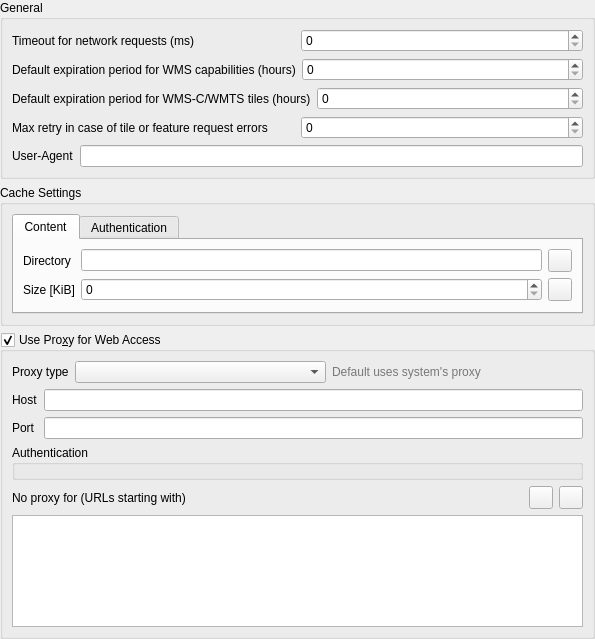
             <widget class="QWidget" name="mOptionsScrollAreaContents_10">
              <property name="geometry">
               <rect>
                <x>0</x>
                <y>0</y>
                <width>595</width>
                <height>639</height>
               </rect>
              </property>
              <layout class="QVBoxLayout" name="verticalLayout_33">
               <property name="leftMargin">
                <number>0</number>
               </property>
               <property name="topMargin">
                <number>0</number>
               </property>
               <property name="rightMargin">
                <number>0</number>
               </property>
               <property name="bottomMargin">
                <number>0</number>
               </property>
               <item>
                <widget class="QGroupBox" name="groupBox_20">
                 <property name="title">
                  <string>General</string>
                 </property>
                 <layout class="QVBoxLayout" name="verticalLayout_34">
                  <item>
                   <layout class="QHBoxLayout" name="horizontalLayout_11">
                    <item>
                     <widget class="QLabel" name="mNetworkTimeoutLabel">
                      <property name="text">
                       <string>Timeout for network requests (ms)</string>
                      </property>
                     </widget>
                    </item>
                    <item>
                     <widget class="QgsSpinBox" name="mNetworkTimeoutSpinBox">
                      <property name="maximum">
                       <number>100000000</number>
                      </property>
                     </widget>
                    </item>
                   </layout>
                  </item>
                  <item>
                   <layout class="QHBoxLayout" name="horizontalLayout_40">
                    <item>
                     <widget class="QLabel" name="label_45">
                      <property name="text">
                       <string>Default expiration period for WMS capabilities (hours)</string>
                      </property>
                     </widget>
                    </item>
                    <item>
                     <widget class="QgsSpinBox" name="mDefaultCapabilitiesExpirySpinBox">
                      <property name="maximum">
                       <number>100000000</number>
                      </property>
                     </widget>
                    </item>
                   </layout>
                  </item>
                  <item>
                   <layout class="QHBoxLayout" name="horizontalLayout_17">
                    <item>
                     <widget class="QLabel" name="label_32">
                      <property name="text">
                       <string>Default expiration period for WMS-C/WMTS tiles (hours)</string>
                      </property>
                     </widget>
                    </item>
                    <item>
                     <widget class="QgsSpinBox" name="mDefaultTileExpirySpinBox">
                      <property name="maximum">
                       <number>100000000</number>
                      </property>
                     </widget>
                    </item>
                   </layout>
                  </item>
                  <item>
                   <layout class="QHBoxLayout" name="horizontalLayout_33">
                    <item>
                     <widget class="QLabel" name="label_57">
                      <property name="text">
                       <string>Max retry in case of tile or feature request errors</string>
                      </property>
                     </widget>
                    </item>
                    <item>
                     <widget class="QgsSpinBox" name="mDefaultTileMaxRetrySpinBox">
                      <property name="maximum">
                       <number>100000000</number>
                      </property>
                     </widget>
                    </item>
                   </layout>
                  </item>
                  <item>
                   <layout class="QHBoxLayout" name="horizontalLayout_35">
                    <item>
                     <widget class="QLabel" name="lblUserAgent">
                      <property name="text">
                       <string>User-Agent</string>
                      </property>
                     </widget>
                    </item>
                    <item>
                     <widget class="QLineEdit" name="leUserAgent"/>
                    </item>
                   </layout>
                  </item>
                 </layout>
                </widget>
               </item>
               <item>
                <widget class="QGroupBox" name="grpCache">
                 <property name="title">
                  <string>Cache Settings</string>
                 </property>
                 <layout class="QVBoxLayout" name="verticalLayout_19">
                  <item>
                   <widget class="QTabWidget" name="tabContentCache">
                    <property name="currentIndex">
                     <number>0</number>
                    </property>
                    <widget class="QWidget" name="tab">
                     <attribute name="title">
                      <string>Content</string>
                     </attribute>
                     <layout class="QGridLayout" name="gridLayout_2">
                      <item row="4" column="0">
                       <widget class="QLabel" name="label_11">
                        <property name="text">
                         <string>Size [KiB]</string>
                        </property>
                       </widget>
                      </item>
                      <item row="0" column="0">
                       <widget class="QLabel" name="label_10">
                        <property name="text">
                         <string>Directory</string>
                        </property>
                       </widget>
                      </item>
                      <item row="0" column="1">
                       <widget class="QLineEdit" name="mCacheDirectory"/>
                      </item>
                      <item row="4" column="1">
                       <widget class="QgsSpinBox" name="mCacheSize"/>
                      </item>
                      <item row="0" column="2">
                       <widget class="QToolButton" name="mBrowseCacheDirectory">
                        <property name="toolTip">
                         <string>Select folder</string>
                        </property>
                        <property name="text">
                         <string/>
                        </property>
                        <property name="icon">
                         <iconset resource="../../images/images.qrc">
                          <normaloff>:/images/themes/default/mActionFileOpen.svg</normaloff>:/images/themes/default/mActionFileOpen.svg</iconset>
                        </property>
                       </widget>
                      </item>
                      <item row="4" column="2">
                       <widget class="QToolButton" name="mClearCache">
                        <property name="toolTip">
                         <string>Clear cache</string>
                        </property>
                        <property name="text">
                         <string/>
                        </property>
                        <property name="icon">
                         <iconset resource="../../images/images.qrc">
                          <normaloff>:/images/themes/default/mActionDeleteSelected.svg</normaloff>:/images/themes/default/mActionDeleteSelected.svg</iconset>
                        </property>
                       </widget>
                      </item>
                     </layout>
                    </widget>
                    <widget class="QWidget" name="tab_2">
                     <attribute name="title">
                      <string>Authentication</string>
                     </attribute>
                     <layout class="QGridLayout" name="gridLayout_5">
                      <item row="0" column="0">
                       <widget class="QCheckBox" name="mAutoClearAccessCache">
                        <property name="toolTip">
                         <string>&lt;html&gt;&lt;head/&gt;&lt;body&gt;&lt;p&gt;The connection cache stores all authentication connections data even when the connection fails.&lt;br/&gt;If you make any change to the authentication configurations or to the certification authorities, you should clear the authentication cache or&lt;br/&gt;restart QGIS. &lt;br/&gt;When this option is checked, the authentication cache will be automatically cleared every time an SSL error occurs and you choose to abort the connection.&lt;br/&gt;&lt;/p&gt;&lt;/body&gt;&lt;/html&gt;</string>
                        </property>
                        <property name="text">
                         <string>Automatically clear the connection authentication cache on SSL errors (recommended)</string>
                        </property>
                       </widget>
                      </item>
                      <item row="1" column="0">
                       <widget class="QPushButton" name="mClearAccessCache">
                        <property name="text">
                         <string>Clear authentication connection cache</string>
                        </property>
                       </widget>
                      </item>
                     </layout>
                    </widget>
                   </widget>
                  </item>
                 </layout>
                </widget>
               </item>
               <item>
                <widget class="QgsCollapsibleGroupBox" name="grpProxy">
                 <property name="title">
                  <string>Use Pro&amp;xy for Web Access</string>
                 </property>
                 <property name="flat">
                  <bool>false</bool>
                 </property>
                 <property name="checkable">
                  <bool>true</bool>
                 </property>
                 <property name="collapsed" stdset="0">
                  <bool>false</bool>
                 </property>
                 <property name="saveCollapsedState" stdset="0">
                  <bool>true</bool>
                 </property>
                 <layout class="QGridLayout" name="gridLayout_1">
                  <item row="1" column="0">
                   <widget class="QLabel" name="label_47">
                    <property name="text">
                     <string>No proxy for (URLs starting with)</string>
                    </property>
                   </widget>
                  </item>
                  <item row="1" column="4">
                   <widget class="QToolButton" name="mRemoveUrlPushButton">
                    <property name="toolTip">
                     <string>Remove selected URL</string>
                    </property>
                    <property name="text">
                     <string/>
                    </property>
                    <property name="icon">
                     <iconset resource="../../images/images.qrc">
                      <normaloff>:/images/themes/default/symbologyRemove.svg</normaloff>:/images/themes/default/symbologyRemove.svg</iconset>
                    </property>
                   </widget>
                  </item>
                  <item row="1" column="3">
                   <widget class="QToolButton" name="mAddUrlPushButton">
                    <property name="toolTip">
                     <string>Add URL to exclude</string>
                    </property>
                    <property name="text">
                     <string/>
                    </property>
                    <property name="icon">
                     <iconset resource="../../images/images.qrc">
                      <normaloff>:/images/themes/default/symbologyAdd.svg</normaloff>:/images/themes/default/symbologyAdd.svg</iconset>
                    </property>
                   </widget>
                  </item>
                  <item row="0" column="0" colspan="5">
                   <layout class="QGridLayout" name="gridLayout_17">
                    <item row="0" column="1">
                     <widget class="QComboBox" name="mProxyTypeComboBox"/>
                    </item>
                    <item row="0" column="0">
                     <widget class="QLabel" name="mTypeLabel">
                      <property name="sizePolicy">
                       <sizepolicy hsizetype="Maximum" vsizetype="Preferred">
                        <horstretch>0</horstretch>
                        <verstretch>0</verstretch>
                       </sizepolicy>
                      </property>
                      <property name="text">
                       <string>Proxy type</string>
                      </property>
                     </widget>
                    </item>
                    <item row="0" column="2">
                     <widget class="QLabel" name="label_41">
                      <property name="styleSheet">
                       <string notr="true">QLabel {color: rgb(120, 120, 120);}</string>
                      </property>
                      <property name="text">
                       <string>Default uses system's proxy</string>
                      </property>
                     </widget>
                    </item>
                    <item row="1" column="0" colspan="3">
                     <widget class="QFrame" name="frameManualProxy">
                      <property name="frameShape">
                       <enum>QFrame::NoFrame</enum>
                      </property>
                      <property name="frameShadow">
                       <enum>QFrame::Raised</enum>
                      </property>
                      <layout class="QGridLayout" name="gridLayout_18">
                       <property name="leftMargin">
                        <number>0</number>
                       </property>
                       <property name="topMargin">
                        <number>0</number>
                       </property>
                       <property name="rightMargin">
                        <number>0</number>
                       </property>
                       <property name="bottomMargin">
                        <number>0</number>
                       </property>
                       <item row="2" column="2">
                        <widget class="QLineEdit" name="leProxyPort"/>
                       </item>
                       <item row="2" column="1">
                        <widget class="QLabel" name="lblProxyPort">
                         <property name="text">
                          <string>Port</string>
                         </property>
                        </widget>
                       </item>
                       <item row="1" column="2">
                        <widget class="QLineEdit" name="leProxyHost"/>
                       </item>
                       <item row="1" column="1">
                        <widget class="QLabel" name="lblProxyHost">
                         <property name="text">
                          <string>Host</string>
                         </property>
                        </widget>
                       </item>
                       <item row="3" column="1" colspan="2">
                        <widget class="QGroupBox" name="mAuthGroupBox">
                         <property name="title">
                          <string>Authentication</string>
                         </property>
                         <layout class="QVBoxLayout" name="verticalLayout_23">
                          <property name="leftMargin">
                           <number>6</number>
                          </property>
                          <property name="topMargin">
                           <number>6</number>
                          </property>
                          <property name="rightMargin">
                           <number>6</number>
                          </property>
                          <property name="bottomMargin">
                           <number>6</number>
                          </property>
                          <item>
                           <widget class="QgsAuthSettingsWidget" name="mAuthSettings" native="true"/>
                          </item>
                         </layout>
                        </widget>
                       </item>
                      </layout>
                     </widget>
                    </item>
                   </layout>
                  </item>
                  <item row="1" column="1" colspan="2">
                   <spacer name="horizontalSpacer">
                    <property name="orientation">
                     <enum>Qt::Horizontal</enum>
                    </property>
                    <property name="sizeHint" stdset="0">
                     <size>
                      <width>40</width>
                      <height>20</height>
                     </size>
                    </property>
                   </spacer>
                  </item>
                  <item row="2" column="0" colspan="5">
                   <widget class="QListWidget" name="mNoProxyUrlListWidget"/>
                  </item>
                 </layout>
                </widget>
               </item>
               <item>
                <spacer name="verticalSpacer_9">
                 <property name="orientation">
                  <enum>Qt::Vertical</enum>
                 </property>
                 <property name="sizeHint" stdset="0">
                  <size>
                   <width>0</width>
                   <height>0</height>
                  </size>
                 </property>
                </spacer>
               </item>
              </layout>
             </widget>
